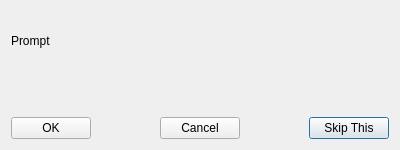
<?xml version="1.0" encoding="UTF-8"?>
<ui version="4.0">
 <class>MultipleChoice</class>
 <widget class="QDialog" name="MultipleChoice">
  <property name="geometry">
   <rect>
    <x>0</x>
    <y>0</y>
    <width>400</width>
    <height>150</height>
   </rect>
  </property>
  <property name="windowTitle">
   <string>Configuration Selection</string>
  </property>
  <layout class="QVBoxLayout" name="verticalLayout" stretch="10,90,0,10">
   <item>
    <widget class="QLabel" name="label_Prompt">
     <property name="text">
      <string>Prompt</string>
     </property>
    </widget>
   </item>
   <item>
    <layout class="QVBoxLayout" name="verticalLayout_Choices"/>
   </item>
   <item>
    <spacer name="verticalSpacer">
     <property name="orientation">
      <enum>Qt::Vertical</enum>
     </property>
     <property name="sizeHint" stdset="0">
      <size>
       <width>20</width>
       <height>40</height>
      </size>
     </property>
    </spacer>
   </item>
   <item>
    <layout class="QHBoxLayout" name="horizontalLayout" stretch="0,0,0,0,0">
     <item>
      <widget class="QPushButton" name="pushButton_Ok">
       <property name="text">
        <string>OK</string>
       </property>
      </widget>
     </item>
     <item>
      <spacer name="horizontalSpacer_2">
       <property name="orientation">
        <enum>Qt::Horizontal</enum>
       </property>
       <property name="sizeHint" stdset="0">
        <size>
         <width>40</width>
         <height>20</height>
        </size>
       </property>
      </spacer>
     </item>
     <item>
      <widget class="QPushButton" name="pushButton_Cancel">
       <property name="text">
        <string>Cancel</string>
       </property>
      </widget>
     </item>
     <item>
      <spacer name="horizontalSpacer">
       <property name="orientation">
        <enum>Qt::Horizontal</enum>
       </property>
       <property name="sizeHint" stdset="0">
        <size>
         <width>40</width>
         <height>20</height>
        </size>
       </property>
      </spacer>
     </item>
     <item>
      <widget class="QPushButton" name="pushButton_Skip">
       <property name="text">
        <string>Skip This</string>
       </property>
       <property name="default">
        <bool>true</bool>
       </property>
      </widget>
     </item>
    </layout>
   </item>
  </layout>
 </widget>
 <layoutdefault spacing="6" margin="11"/>
 <resources/>
 <connections/>
</ui>
